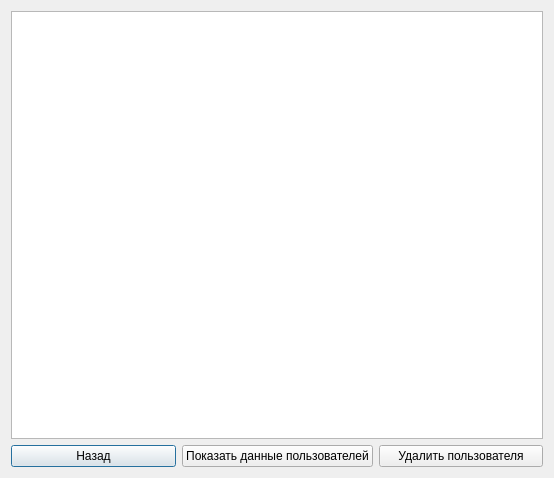
<?xml version="1.0" encoding="UTF-8"?>
<ui version="4.0">
 <class>users_bd</class>
 <widget class="QDialog" name="users_bd">
  <property name="geometry">
   <rect>
    <x>0</x>
    <y>0</y>
    <width>554</width>
    <height>478</height>
   </rect>
  </property>
  <property name="minimumSize">
   <size>
    <width>554</width>
    <height>478</height>
   </size>
  </property>
  <property name="windowTitle">
   <string>Dialog</string>
  </property>
  <layout class="QVBoxLayout" name="verticalLayout">
   <item>
    <widget class="QTableView" name="tableView"/>
   </item>
   <item>
    <layout class="QHBoxLayout" name="horizontalLayout">
     <item>
      <widget class="QPushButton" name="pushButton_3">
       <property name="text">
        <string>Назад</string>
       </property>
      </widget>
     </item>
     <item>
      <widget class="QPushButton" name="pushButton_2">
       <property name="text">
        <string>Показать данные пользователей</string>
       </property>
      </widget>
     </item>
     <item>
      <widget class="QPushButton" name="pushButton">
       <property name="text">
        <string>Удалить пользователя</string>
       </property>
      </widget>
     </item>
    </layout>
   </item>
  </layout>
 </widget>
 <resources/>
 <connections/>
</ui>
